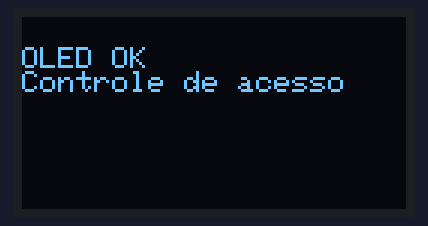
Simulated run of this sketch. Board: ESP32. On the bench: 128×64 one-colour display. What the sketch prints to the serial monitor is not drawn.

Above: at 0.1 s.

The sketch:

oled.ino
```cpp
#include <Wire.h>
#include <Adafruit_GFX.h>
#include <Adafruit_SSD1306.h>
// OLED: VCC 3,3 V, GND, SDA21, SCL13. Endereco 0x3C.
Adafruit_SSD1306 display(128,64,&Wire,-1);
void setup(){
 Serial.begin(115200);Wire.begin(21,13);
 if(!display.begin(SSD1306_SWITCHCAPVCC,0x3C,true,false)){
  Serial.println("Falha ao iniciar OLED.");while(true)delay(100);
 }
 display.clearDisplay();display.setTextColor(SSD1306_WHITE);
 display.setTextSize(1);display.setCursor(0,10);display.println("OLED OK");
 display.println("Controle de acesso");display.display();Serial.println("OLED OK");
}
void loop(){delay(100);}
```
